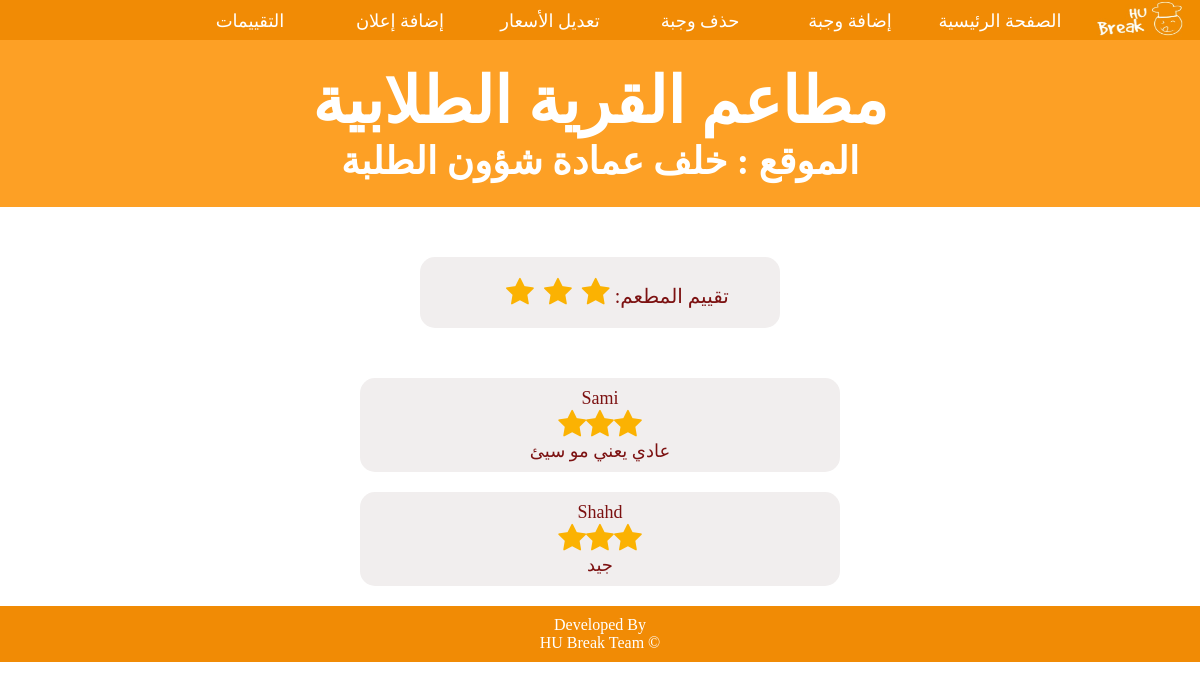
Page /Admin/ReviewsVillage.php (signed in) on the committed database.
### tables this page shows
CREATE TABLE `rate` (
  `ID` int(11) NOT NULL,
  `CustomerID` int(11) NOT NULL,
  `ResturantID` int(11) NOT NULL,
  `Rate` int(11) NOT NULL,
  `Comment` varchar(255) DEFAULT NULL
);

CREATE TABLE `customers` (
  `ID` int(11) NOT NULL,
  `Name` varchar(255) NOT NULL,
  `Email` varchar(255) NOT NULL,
  `Password` varchar(255) NOT NULL
);

### Admin/ReviewsVillage.php (the view, shortened to what this page needs)
<!DOCTYPE html>
<html>
<head>
    <link rel="stylesheet" href="https://maxcdn.bootstrapcdn.com/font-awesome/4.3.0/css/font-awesome.min.css">
</head>
<body>
    <nav class="menu-bar">
        <img src="logo.jpg" class="logo">
        <ul>
            <li class="rest"><a href=" #">التقييمات</a>
            </li>
            <li class="rest"><a href=" #">إضافة إعلان</a>
            </li>
            <li class="rest"><a href=" #">تعديل الأسعار</a>
            </li>
            <li class="rest"><a href=" #">حذف وجبة</a>
            </li>
            <li class="rest"><a href=" #">إضافة وجبة</a>
            </li>
            <li><a href="Admin.html">الصفحة الرئيسية</a></li>
        </ul>
    </nav>
    <div class="intro">
        <h1>مطاعم القرية الطلابية</h1>
        <h3>الموقع : خلف عمادة شؤون الطلبة</h3>
    </div>
    <div class="total-rate">
        <?php
        if (!$database = mysqli_connect("localhost", "root", "12345678", "hubreak2_db"))
            die("Sorry, could not connect to the server.");
        extract($_POST);
        $query = "select rate from rate where ResturantID=4";
        $result = mysqli_query($database, $query);
        $total = 0;
        $count = 0;
        while ($row = mysqli_fetch_assoc($result)) {
            $total += $row['rate'];
            $count++;
        }
        $avg = $total / $count;
        if ($avg >= 1) {
            print("<input type='radio' name='s' class='rating3' disabled checked><span class='star3'></span>");
        }
        if ($avg >= 2) {
            print("<input type='radio' name='s' class='rating3' disabled checked><span class='star3'></span>");
        }
        if ($avg >= 3) {
            print("<input type='radio' name='s' class='rating3' disabled checked><span class='star3'></span>");
        }
        print("<span>:تقييم المطعم</span>");
        ?>
    </div>
    <?php
    if (!$database = mysqli_connect("localhost", "root", "12345678", "hubreak2_db"))
        die("Sorry, could not connect to the server.");
    extract($_POST);
    $query = "select Name,rate,comment from rate,customers where customers.ID=rate.customerID and resturantID=4";
    if (!$result = mysqli_query($database, $query))
        die("wrong query");
    while ($row = mysqli_fetch_row($result)) {
        $x = 0;
        print("<div class='rate'>");
        foreach ($row as $value) {
            if ($x == 1) {
                if ($value >= 1) {
                    print("<input type='radio' name='s' class='show' disabled checked><span class='star2'></span>");
                }
                if ($value >= 2) {
                    print("<input type='radio' name='s' class='show' disabled checked><span class='star2'></span>");
                }
                if ($value >= 3) {
                    print("<input type='radio' name='s' class='show' disabled checked><span class='star2'></span>");
                }
                print("<br>");
            } else {
                print("<span class='text'>$value</span><br>");
            }
            $x++;
        }
        print("</div>");
    }
    ?>
    <footer>
        <p>Developed By</p>
        <p>HU Break Team &copy;</p>
    </footer>
</body>
</html>

### Admin/ReviewsVillage.php (style rules this page uses)
* { margin: 0; padding: 0; font-family: 'Times New Roman', Times, serif; box-sizing: border-box; }
body { color: rgb(124, 17, 17); background-attachment: fixed; }
.menu-bar { background: #f18b05; text-align: right; height: 40px; margin-right: 10%; padding-right: 5px; font-size: large; }
.menu-bar ul { display: inline-flex; list-style: none; color: #fff; }
.menu-bar ul li { width: 150px; margin: 0px; padding: 10px 0px; text-align: center; }
.menu-bar ul li a { text-decoration: none; color: #fff; }
.logo { width: 10%; height: 40px; right: 0; position: absolute; }
h1, h2, h3 { text-align: center; }
footer { background: #f18b05; color: white; text-align: center; padding: 10px; }
.intro { background-color: #fda025; width: 100%; color: white; padding: 2% 0; font-size: xx-large; }
.total-rate { width: 30%; border-radius: 15px; background-color: rgb(241, 238, 238); font-size: 20px; padding: 20px; padding-left: 50px; text-align: center; margin: 50px auto; }
.star3 { font-family: FontAwesome; font-size: 30px; color: #FBB202; cursor: pointer; margin: 0; padding: 5px; }
.star3::after { content: '\f005'; }
.rate { width: 40%; height: auto; border-radius: 15px; background-color: rgb(241, 238, 238); font-size: 18px; padding: 10px; margin: 20px auto; text-align: center; }
.star2 { display: inline-block; font-family: FontAwesome; font-size: 30px; color: #FBB202; cursor: pointer; margin: 0; padding: 0; }
.star2::after { content: '\f005'; }

### rows in the picture
rate: CustomerID.Name "Sami", Rate 3 (drawn), Comment "عادي يعني مو سيئ"
rate: CustomerID.Name "Shahd", Rate 3 (drawn), Comment "جيد"
